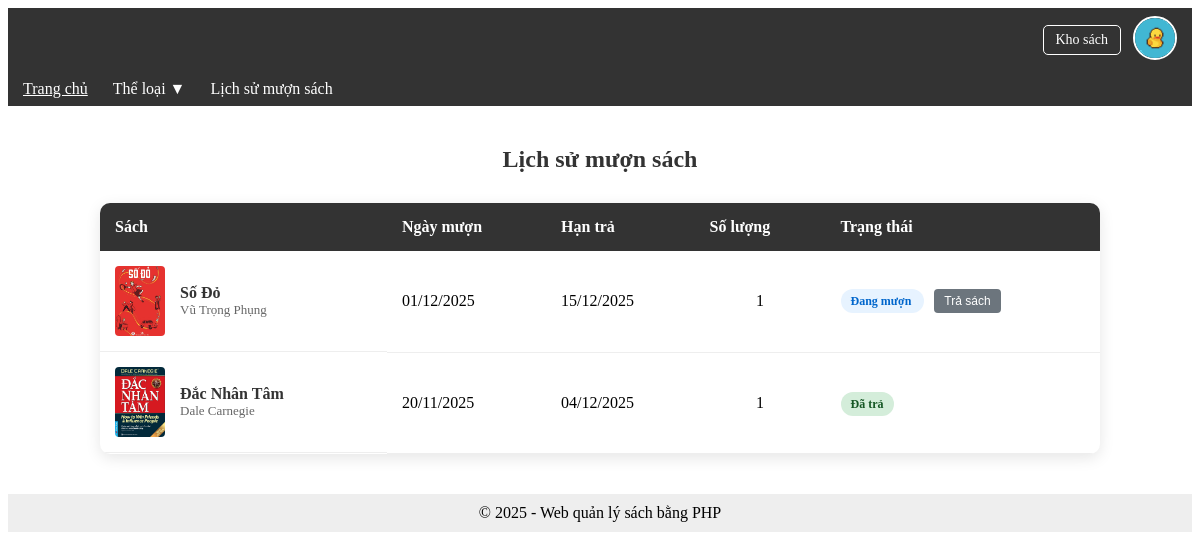
Page /views/books/history.php (signed in) on the earlier database version.
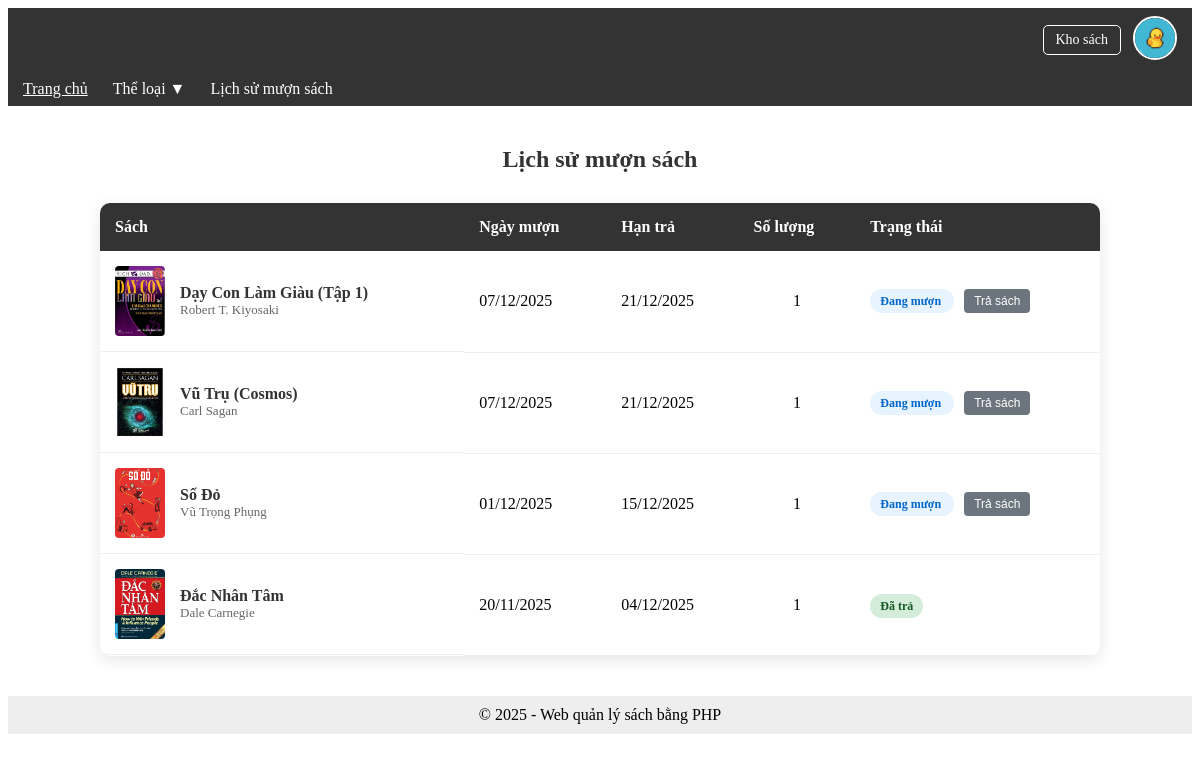
Same page on the later database version.
### tables this page shows
CREATE TABLE IF NOT EXISTS `borrow_records` (
  `id` int NOT NULL AUTO_INCREMENT,
  `user_id` int NOT NULL,
  `book_id` int NOT NULL,
  `borrow_date` date NOT NULL,
  `return_date_due` date NOT NULL,
  `return_date_actual` date DEFAULT NULL,
  `status` enum('borrowed','returned','overdue','lost') NOT NULL DEFAULT 'borrowed',
  `quantity` int DEFAULT '1',
  PRIMARY KEY (`id`),
  KEY `user_id` (`user_id`),
  KEY `book_id` (`book_id`)
);

CREATE TABLE IF NOT EXISTS `books` (
  `id` int NOT NULL AUTO_INCREMENT,
  `title` varchar(255) NOT NULL,
  `author` varchar(255) DEFAULT NULL,
  `publish_year` int DEFAULT NULL,
  `price` decimal(10,2) DEFAULT NULL,
  `image` varchar(255) DEFAULT NULL,
  `created_at` timestamp NULL DEFAULT CURRENT_TIMESTAMP,
  `category` varchar(100) NOT NULL,
  `quantity` int NOT NULL DEFAULT '10',
  PRIMARY KEY (`id`)
);

### models/BorrowRecord.php (called while the page is built, shortened)
<?php
require_once __DIR__ . "/../config/database.php";
class BorrowRecord {
    private $conn;
    public function __construct() {
        $db = new Database();
        $this->conn = $db->connect();
        $this->createTableIfNotExists();
    }
    private function createTableIfNotExists() {
        $sql = "CREATE TABLE IF NOT EXISTS borrow_records (
            id INT NOT NULL AUTO_INCREMENT,
            user_id INT NOT NULL,
            book_id INT NOT NULL,
            borrow_date DATE NOT NULL,
            return_date_due DATE NOT NULL,
            return_date_actual DATE,
            status ENUM('borrowed', 'returned', 'overdue') DEFAULT 'borrowed',
            quantity INT DEFAULT 1,
            created_at TIMESTAMP DEFAULT CURRENT_TIMESTAMP,
            PRIMARY KEY (id)
        ) ENGINE=MyISAM DEFAULT CHARSET=utf8mb4 COLLATE=utf8mb4_0900_ai_ci";
        try {
            $this->conn->exec($sql);
            $checkSql = "SHOW COLUMNS FROM borrow_records LIKE 'quantity'";
            $stmt = $this->conn->prepare($checkSql);
            $stmt->execute();
        } catch (PDOException $e) {
        }
    }
    public function getByUser($userId) {
        $sql = "SELECT br.*, b.title, b.image, b.author
                FROM borrow_records br
                JOIN books b ON br.book_id = b.id
                WHERE br.user_id = :user_id
                ORDER BY br.borrow_date DESC";
        $stmt = $this->conn->prepare($sql);
        $stmt->bindParam(":user_id", $userId);
        $stmt->execute();
        return $stmt->fetchAll(PDO::FETCH_ASSOC);
    }
}

### config/database.php (called while the page is built, shortened)
<?php
class Database {
    private $host = "localhost";
    private $db_name = "bookdb";
    private $username = "root";
    private $password = "";
    public function connect() {
        $this->conn = null;
        try {
            $this->conn = new PDO("mysql:host=$this->host;dbname=$this->db_name;charset=utf8",
                                  $this->username,
                                  $this->password);
            $this->conn->setAttribute(PDO::ATTR_ERRMODE, PDO::ERRMODE_EXCEPTION);
        } catch (PDOException $e) {
            echo "Kết nối thất bại: " . $e->getMessage();
        }
        return $this->conn;
    }
}

### views/books/history.php (the view, shortened to what this page needs)
<?php
include "../../includes/header.php";
include "../../includes/navbar.php";
require_once "../../models/BorrowRecord.php";
$borrowRecordModel = new BorrowRecord();
$records = $borrowRecordModel->getByUser($_SESSION["user_id"]);
?>
<div class="history-container">
    <h2 class="history-title">Lịch sử mượn sách</h2>
    <?php if (count($records) > 0): ?>
        <div class="history-table-wrapper">
            <table class="history-table">
                <thead>
                    <tr>
                        <th>Sách</th>
                        <th>Ngày mượn</th>
                        <th>Hạn trả</th>
                        <th>Số lượng</th>
                        <th>Trạng thái</th>
                    </tr>
                </thead>
                <tbody>
                    <?php foreach ($records as $record): ?>
                        <tr>
                            <td class="book-cell">
                                <?php if (!empty($record['image'])): ?>
                                    <img src="../../assets/uploads/<?php echo htmlspecialchars($record['image']); ?>" alt="Book">
                                <?php else: ?>
                                    <div style="width: 50px; height: 70px; background: #eee;"></div>
                                <?php endif; ?>
                                <div>
                                    <div class="book-title"><?php echo htmlspecialchars($record['title']); ?></div>
                                    <div class="book-author"><?php echo htmlspecialchars($record['author'] ?? ''); ?></div>
                                </div>
                            </td>
                            <td><?php echo date('d/m/Y', strtotime($record['borrow_date'])); ?></td>
                            <td><?php echo date('d/m/Y', strtotime($record['return_date_due'])); ?></td>
                            <td align="center">
                                <?php echo isset($record['quantity']) ? $record['quantity'] : 1; ?>
                            </td>
                            <td>
                                <?php
                                    $statusClass = '';
                                    $statusText = '';
                                    switch($record['status']) {
                                        case 'borrowed':
                                            $statusClass = 'status-borrowed';
                                            $statusText = 'Đang mượn';
                                            break;
                                        case 'returned':
                                            $statusClass = 'status-returned';
                                            $statusText = 'Đã trả';
                                            break;
                                    }
                                ?>
                                <span class="status-badge <?php echo $statusClass; ?>">
                                    <?php echo $statusText; ?>
                                </span>
                                <?php if ($record['status'] == 'borrowed'): ?>
                                    <form action="../../controllers/LibraryController.php?action=return" method="POST" style="display:inline-block; margin-left: 10px;">
                                        <button type="submit" class="btn-return" onclick="return confirm('Bạn có chắc muốn trả cuốn sách này?')">Trả sách</button>
                                    </form>
                                <?php endif; ?>
                            </td>
                        </tr>
                    <?php endforeach; ?>
                </tbody>
            </table>
        </div>
    <?php else: ?>
        <div class="empty-history">
            Bạn chưa mượn cuốn sách nào.
        </div>
    <?php endif; ?>
</div>
<?php include "../../includes/footer.php"; ?>

### includes/header.php (shortened to what this page needs)
<!DOCTYPE html>
<html lang="vi">
<head>
</head>
<body>
<header style="background:#333; color:white; padding:8px 15px;">
    <div style="max-width: 2100px; margin: 0 auto; display: flex; justify-content: flex-end; align-items: center; gap: 12px;">
        <?php if (isset($_SESSION["user_id"])): ?>
            <a href="/DoAnTHWeb/views/books/library.php" style="color: white; text-decoration: none; padding: 6px 12px; border: 1px solid white; border-radius: 5px; display: inline-block; font-size: 14px;">Kho sách</a>
            <div class="header-user" onclick="toggleMenu()">
                <img src="/DoAnTHWeb/assets/img/default_avatar.jpg" class="header-avatar" alt="Avatar">
            </div>
        <?php else: ?>
            <div class="header-user">
                <a href="/DoAnTHWeb/views/auth/login.php" style="color: white; text-decoration: none; padding: 6px 12px; border: 1px solid white; border-radius: 5px; display: inline-block; font-size: 14px;">Đăng nhập</a>
            </div>
        <?php endif; ?>
    </div>
</header>

### includes/navbar.php (shortened to what this page needs)
<?php
require_once __DIR__ . "/../config/database.php";
?>
<nav style="background:#333; padding:8px 15px; color:white; display:flex; gap:15px; align-items:center;">
    <a href="/DoAnTHWeb/index.php" style="color:white;">Trang chủ</a>
    <div class="category-menu" id="categoryMenuBtn">
        <span class="category-title">Thể loại ▼</span>
    </div>
    <?php if (isset($_SESSION["user_id"])): ?>
        <a href="/DoAnTHWeb/views/books/history.php" style="color:white; text-decoration: none;">Lịch sử mượn sách</a>
    <?php endif; ?>
</nav>

### includes/footer.php
<footer style="text-align:center; padding:10px; background:#eee; margin-top:20px;">
    © 2025 - Web quản lý sách bằng PHP
</footer>
</body>
</html>

### includes/header.php (style rules this page uses)
.header-user { position: relative; }
.header-avatar { width: 40px; height: 40px; border-radius: 50%; cursor: pointer; border: 2px solid #fff; object-fit: cover; }

### includes/navbar.php (style rules this page uses)
.category-menu { position: relative; cursor: pointer; color: white; }
.category-title { padding: 8px 10px; border-radius: 5px; }

### views/books/history.php (style rules this page uses)
.history-container { max-width: 1000px; margin: 40px auto; padding: 0 20px; }
.history-title { text-align: center; margin-bottom: 30px; color: #333; }
.history-table-wrapper { background: white; border-radius: 10px; box-shadow: 0 4px 15px rgba(0,0,0,0.1); overflow: hidden; }
.history-table { width: 100%; border-collapse: collapse; }
.history-table th { background: #333; color: white; padding: 15px; text-align: left; }
.history-table td { padding: 15px; border-bottom: 1px solid #eee; vertical-align: middle; }
.book-cell { display: flex; align-items: center; gap: 15px; }
.book-cell img { width: 50px; height: 70px; object-fit: cover; border-radius: 4px; }
.book-title { font-weight: bold; color: #333; }
.book-author { font-size: 13px; color: #666; }
.status-badge { padding: 5px 10px; border-radius: 15px; font-size: 12px; font-weight: bold; }
.status-borrowed { background: #e7f3ff; color: #0066cc; }
.status-returned { background: #d4edda; color: #155724; }
.btn-return { background: #6c757d; color: white; padding: 5px 10px; border: none; border-radius: 4px; font-size: 12px; cursor: pointer; transition: background 0.2s; }

Differences in the rows shown:
added borrow_records: book.image (picture), book.title "Dạy Con Làm Giàu (Tập 1)", book.author "Robert T. Kiyosaki", borrow_date "07/12/2025", return_date_due "21/12/2025", quantity "1", status "Đang mượn"
added borrow_records: book.image (picture), book.title "Vũ Trụ (Cosmos)", book.author "Carl Sagan", borrow_date "07/12/2025", return_date_due "21/12/2025", quantity "1", status "Đang mượn"
